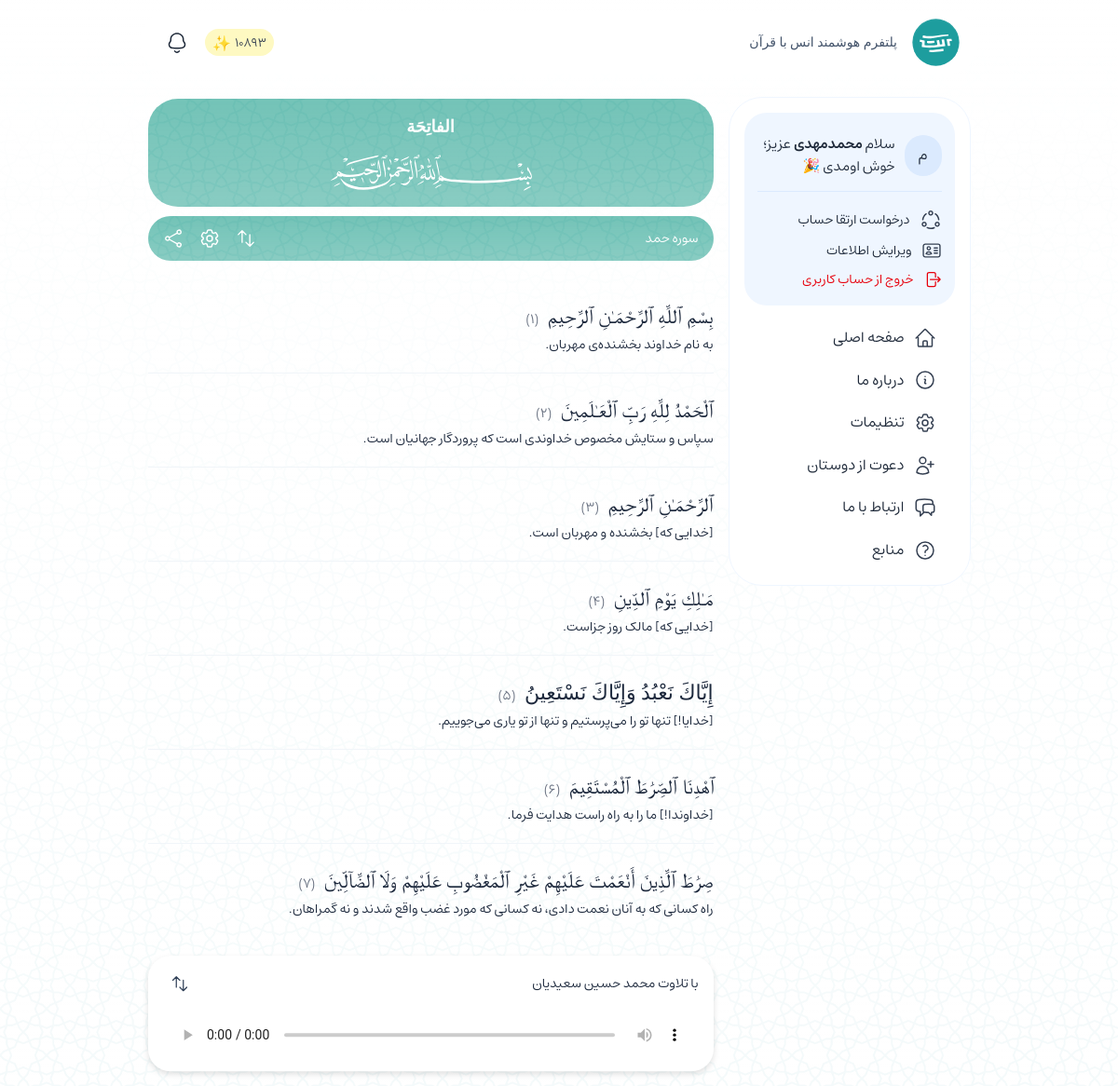
The page /surahs/1/ (signed in) on the database its author committed.
### authentication/models.py (models this page shows, shortened)
class CustomeUser(AbstractUser):
    ROLE_USERS = [
        ('admin', 'admin'),
        ('cultural_admin', 'cultural_admin'),
        ('student', 'student')
    ]
    EDUCATIONAL_LEVELS = [
        ('دیپلم', 'دیپلم'),
        ('فوق دیپلم', 'فوق دیپلم'),
        ('لیسانس', 'لیسانس'),
        ('فوق لیسانس', 'فوق لیسانس'),
        ('دکترا', 'دکترا'),
        ('سایر', 'سایر'),
    ]
    first_name = None
    last_name = None
    groups = None
    user_permissions = None
    date_joined = None
    last_login = None
    username = models.CharField(max_length=200, verbose_name='username')
    phone = models.CharField(max_length=11, verbose_name='phone', unique=True, error_messages={'unique': 'یک کاربر با این شماره وجود دارد.'})
    national_code = models.CharField(max_length=10, verbose_name='national code', unique=True, error_messages={'unique': 'این کدملی قبلاً استفاده شده است.'}, null=True, blank=True)
    student_code = models.CharField(max_length=14, verbose_name='student code', unique=True, error_messages={'unique': 'این شماره دانشجویی قبلاً استفاده شده است.'}, null=True, blank=True)
    field_student = models.CharField(max_length=50, verbose_name='field student', null=True, blank=True)
    educational_level = models.CharField(max_length=50, choices=EDUCATIONAL_LEVELS, verbose_name='educational level', null=True, blank=True)
    university_id = models.ForeignKey('panel.Universities', on_delete=models.CASCADE, verbose_name='university id', null=True, blank=True)
    role = models.CharField(max_length=50, choices=ROLE_USERS, default=ROLE_USERS[2], verbose_name='role')
    total_points = models.BigIntegerField(verbose_name='total_points', default=0, null=True, blank=True)
    bale_chat_id = models.CharField(max_length=30, verbose_name='bale_chat_id', unique=True, blank=True, null=True)
    created_at = models.CharField(max_length=50, default=JalaliDateTime.now().strftime('%Y-%m-%d %H:%M'), verbose_name='created at')
    USERNAME_FIELD = 'phone'
    REQUIRED_FIELDS = ['username', 'password']

### core/models.py (models this page shows, shortened)
class Surahs(models.Model):
    id = models.BigAutoField(auto_created=True, primary_key=True, serialize=False, verbose_name='ID')
    name_ar = models.CharField(max_length=100, verbose_name='name arabic')
    name_fa = models.CharField(max_length=100, verbose_name='name farsi')
    total_ayah = models.BigIntegerField(verbose_name='total ayah')
    reciter_name = models.CharField(max_length=200, verbose_name='reciter name', null=True, blank=True)
    audio_url = models.URLField(verbose_name='audio url', null=True, blank=True, unique=True)

class Ayahs(models.Model):
    id = models.BigAutoField(auto_created=True, primary_key=True, serialize=False, verbose_name='ID')
    surah_id = models.ForeignKey(Surahs, on_delete=models.CASCADE, verbose_name='surah id')
    ayah_number = models.BigIntegerField(verbose_name='ayah number')
    text_ar = FroalaField(verbose_name='text arabic')
    text_fa = FroalaField(verbose_name='text farsi')
    category_content_id = models.ForeignKey(CategoriesContent, on_delete=models.CASCADE, verbose_name='category content id', null=True, blank=True)

### core/views.py (the view)
# urls.py: path('surahs/<str:slug>/', view=views.surah_details, name='surah_details'),
def surah_details(request, slug):
    if get_object_or_404(Surahs, id=slug):
        return render(request, template_name='pages/content/surahs/details.html', context={'ayah_details': Ayahs.objects.filter(surah_id=slug).all(), 'surah_details': Surahs.objects.filter(id=slug).first()})

### templates/pages/content/surahs/details.html (shortened to what this page needs)
{% extends '../../../core/_base.html' %}
{% load static %}
{% block body %}
    {% include '../../../core/_navbar.html' %}
    {% include '../../../core/_sidebar.html' %}
    {% include './core/_details_content.html' %}
{% endblock body %}

### templates/core/_navbar.html (shortened to what this page needs)
{% load static %}
<nav class="bg-white rounded-full py-2 px-5 flex items-center justify-between gap-4 fixed top-3 w-[93%] min-[965px]:w-[75%] min-[1300px]:w-[70%]! min-[1400px]:w-[60%]! z-10 overflow-hidden transition-all">
    <ul class="flex items-center justify-between gap-2.5 w-full">
        <div class="flex items-center gap-4">
            <a href="/" title="پلتفرم هوشمند انس با قرآن" draggable="false">
                <img src="{% static 'assets/images/logo/SVG/icon_splash.svg' %}" alt="logo" class="size-12.75 max-[965px]:hidden" draggable="false">
            </a>
            <p class="max-[965px]:hidden text-sm text-slate-600 font-vazeh transition-all">پلتفرم هوشمند انس با قرآن</p>
        </div>
        {% if request.user.is_authenticated %}
            {% if request.user.is_superuser %}
                <button class="nav-btn-icon" title="اعلانات" onclick="modal('notificationsAdmin');" draggable="false">
                    <svg class="notify-icon size-10 p-2 rounded-full hover:bg-gray-50 cursor-pointer transition-all" fill="none" viewBox="0 0 24 24"><path fill="#1e2939" fill-rule="evenodd" d="M6.1 7.495c-.054.627-.054 1.27-.054 1.941a.75.75 0 0 1-.016.152 5.619 5.619 0 0 1-1.333 2.623 2.85 2.85 0 0 0-.446 1.377V13.803a2.853 2.853 0 0 0 .644 1.864 3.806 3.806 0 0 0 2.364 1.125h.009c3.142.338 6.312.338 9.454 0h.012a3.756 3.756 0 0 0 2.362-1.126c.44-.528.67-1.192.653-1.87v-.21a2.756 2.756 0 0 0-.445-1.365A5.704 5.704 0 0 1 17.97 9.59a.743.743 0 0 1-.014-.1c-.025-.348-.024-.695-.023-1.01V8.43c.002-.338.001-.64-.024-.933-.266-2.727-3.02-4.746-5.87-4.746h-.078c-2.852 0-5.603 2.02-5.86 4.745m-1.493-.138c.346-3.69 3.939-6.107 7.354-6.107h.078c3.416 0 7.006 2.416 7.363 6.105v.007c.033.372.033.74.031 1.072v.033c0 .31-.002.59.016.864a4.206 4.206 0 0 0 1.002 1.922.754.754 0 0 1 .067.085 4.255 4.255 0 0 1 .73 2.23v.2a4.317 4.317 0 0 1-1.05 2.917 5.255 5.255 0 0 1-3.321 1.6c-3.246.348-6.52.347-9.765 0a5.305 5.305 0 0 1-3.354-1.639 4.354 4.354 0 0 1-1.007-2.867v-.21a4.35 4.35 0 0 1 .727-2.234.753.753 0 0 1 .073-.094 4.122 4.122 0 0 0 .995-1.885c0-.638.002-1.318.06-1.994l.001-.005M9.087 20.265a.75.75 0 0 1 1.054.12 2.338 2.338 0 0 0 3.242.38l.012-.01c.145-.108.275-.234.388-.373a.75.75 0 1 1 1.168.94c-.19.237-.41.449-.654.631a3.839 3.839 0 0 1-5.329-.634.75.75 0 0 1 .12-1.054" clip-rule="evenodd"></path></svg>
                </button>
            {% else %}
                <span class="flex items-center gap-1 min-[965px]:gap-2.5 transition-all">
                    <div class="hidden min-[956px]:flex">
                        {% if request.user.role == 'cultural_admin' %}
                            <a href="/panel" class="flex items-center gap-1" title="امتیاز دانشگاه شما" draggable="false">
                                <li class="bg-yellow-100 rounded-full px-2 pt-1 flex items-center max-[965px]:text-[13px] transition-all"><span class="ml-1 text-[13px] text-gray-700">{{ total_points_uni }}</span> ✨</li>
                            </a>
                        {% elif request.user.university_id and request.user.role == 'student' %}
                            <a href="/challenge" class="flex items-center gap-1" title="امتیاز شما" draggable="false">
                                <li class="bg-yellow-100 rounded-full px-2 pt-1 flex items-center max-[965px]:text-[13px] transition-all"><span class="ml-1 text-[13px] text-gray-700">{{ request.user.total_points }}</span> ✨</li>
                            </a>
                        {% endif %}
                    </div>
                    <button class="nav-btn-icon" title="اعلانات" onclick="modal('notifications');" draggable="false">
                    </button>
                </span>
            {% endif %}
        {% endif %}
    </ul>
</nav>

### templates/core/_sidebar.html (shortened to what this page needs)
{% load static %}
<div class="overlay-nav max-[965px]:bg-black/60 max-[965px]:fixed max-[965px]:inset-0 max-[965px]:w-full max-[965px]:h-full max-[965px]:hidden max-[965px]:z-10 transition-all" id="navOverlay">
    <div class="nav flex flex-col gap-1 p-4 h-fit w-65 max-[965px]:h-full! max-[965px]:w-75 min-[965px]:mt-26 bg-white border max-[965px]:border-none border-blue-50 min-[965px]:rounded-[36px] z-50 min-[965px]:z-0 min-[965px]:sticky min-[965px]:top-26 min-[965px]:mb-2.5 text-gray-800 overflow-auto transition-all" id="nav">
        <div class="w-full flex flex-col gap-1">
            {% if request.user.is_authenticated %}
                {% if request.user.username|lower|slice:1 == "a" or request.user.username|lower|slice:1 == "b" or request.user.username|lower|slice:1 == "c" or request.user.username|lower|slice:1 == "d" or request.user.username|slice:1 == "ا" or request.user.username|slice:1 == "آ" or request.user.username|slice:1 == "ب" or request.user.username|slice:1 == "پ" or request.user.username|slice:1 == "ت" or request.user.username|slice:1 == "م" %}
                    <div class="w-full flex flex-col gap-2 p-3.5 mb-2.5 bg-blue-50 rounded-3xl">
                        <a href="/panel" draggable="false">
                            <div class="flex items-center gap-2.5">
                                <li class="w-10 h-11 px-2 bg-blue-100 rounded-full flex items-center justify-center list-none">{{ request.user.username | slice:1 }}</li>
                                <div class="flex flex-col gap-1.5">
                                    <p class="text-[15px]">سلام <span class="font-semibold">{{ request.user.username | truncatechars:16 }}</span> عزیز<span class="max-[965px]:hidden">؛ خوش اومدی 🎉</span></p>
                                </div>
                            </div>
                        </a>
                        <hr class="border-blue-100 my-1.5 w-full">
                        <div class="flex flex-col gap-2.5 text-sm py-1 h-auto max-h-50 overflow-y-auto">
                            {% if request.user.role == 'admin' %}
                                <a href="/panel" class="flex items-center gap-2.5" draggable="false">
                                    <svg class="size-5.5 text-gray-700" xmlns="http://www.w3.org/2000/svg" width="20" height="20" viewBox="0 0 20 20" fill="currentColor"><path d="M7.946 14.028a1.974 1.974 0 1 0-3.948 0 1.974 1.974 0 0 0 3.948 0m8.055 0a1.974 1.974 0 1 0-3.947 0 1.974 1.974 0 0 0 3.947 0M7.946 5.972a1.974 1.974 0 1 0-3.948 0 1.974 1.974 0 0 0 3.948 0m8.055 0a1.974 1.974 0 1 0-3.947 0 1.974 1.974 0 0 0 3.947 0m-6.725 8.056a3.304 3.304 0 1 1-6.608 0 3.304 3.304 0 0 1 6.608 0m8.055 0a3.304 3.304 0 1 1-6.607 0 3.304 3.304 0 0 1 6.607 0M9.276 5.972a3.304 3.304 0 1 1-6.608 0 3.304 3.304 0 0 1 6.608 0m8.055 0a3.304 3.304 0 1 1-6.607 0 3.304 3.304 0 0 1 6.607 0"></path></svg>
                                    <span>پنل مدیریت (مدیرکل)</span>
                                </a>
                                <a href="/manage" class="flex items-center gap-2.5" draggable="false">
                                    <svg class="size-5.5 text-gray-700" xmlns="http://www.w3.org/2000/svg" width="20" height="20" viewBox="0 0 20 20" fill="currentColor"><path d="M16.26 7.438 10.666 10.4v6.446l5.129-2.961.104-.07a.93.93 0 0 0 .363-.74zM10.469 3.04a.94.94 0 0 0-.823-.055l-.112.055-5.207 3.005 5.684 3.197 5.838-3.09-.054-.037zM3.739 13.075c0 .334.178.643.467.81l5.129 2.96v-6.456L3.739 7.24zm13.852 0c0 .759-.38 1.464-1.004 1.882l-.128.08-5.326 3.074A2.27 2.27 0 0 1 9 18.183l-.133-.072-5.327-3.075a2.26 2.26 0 0 1-1.132-1.96V6.924c0-.809.432-1.557 1.132-1.961l5.327-3.075.133-.072a2.27 2.27 0 0 1 2.132.072l5.326 3.075.128.079a2.26 2.26 0 0 1 1.004 1.882z"></path></svg>
                                    <span>مدیریت سیستمی</span>
                                </a>
                                <a href="/signout" class="flex items-center gap-2.5 text-red-600" draggable="false">
                                    <svg xmlns="http://www.w3.org/2000/svg" fill="none" viewBox="0 0 24 24" stroke-width="1.5" stroke="currentColor" class="size-5 text-red-600">
                                        <path stroke-linecap="round" stroke-linejoin="round" d="M15.75 9V5.25A2.25 2.25 0 0 0 13.5 3h-6a2.25 2.25 0 0 0-2.25 2.25v13.5A2.25 2.25 0 0 0 7.5 21h6a2.25 2.25 0 0 0 2.25-2.25V15m3 0 3-3m0 0-3-3m3 3H9" />
                                    </svg>
                                    <span>خروج از حساب کاربری</span>
                                </a>
                            {% else %}
                                <a href="javascript:modal('upgradeAccountRequest');" class="flex items-center gap-2.5" draggable="false">
                                    <span>درخواست ارتقا حساب</span>
                                </a>
                                <a href="javascript:modal('profileEdit');" class="flex items-center gap-2.5" draggable="false">
                                    <span>ویرایش اطلاعات</span>
                                </a>
                                <a href="/signout" class="flex items-center gap-2.5 text-red-600" draggable="false">
                                    <span>خروج از حساب کاربری</span>
                                </a>
                            {% endif %}
                        </div>
                    </div>
                {% endif %}
            {% endif %}
        </div>
        {% include 'core/_nav_items.html' %}
    </div>
</div>

### templates/pages/content/surahs/core/_details_content.html (shortened to what this page needs)
{% load static %}
<div class="surah-details content-nav-minimize flex flex-col gap-2.5 pt-4 w-full min-[965px]:w-[calc(93%-230px)] min-[1300px]:w-[calc(100%-230px)] mt-22.5 max-[965px]:mt-18.75 rounded-[36px] transition-all" id="surahDetails">
    <div class="bg-surah-details-intro text-white rounded-4xl p-4 flex flex-col items-center justify-center gap-2.5 text-center">
        <p class="font-nabi text-[18px] font-semibold">{{ surah_details.name_ar }}</p>
    </div>
    <div class="bg-surah-details-toolbox backdrop-blur-[3px] text-white rounded-full py-3 px-4 mb-2.5 flex items-center justify-between gap-2.5 sticky top-20 min-[965px]:top-21 transition-all">
        <p class="text-sm">سوره <span>{{ surah_details.name_fa }}</span></p>
        <div class="flex items-center gap-4">
            <button class="cursor-pointer" onclick="autoMove('start');" title="حرکت خودکار" id="autoMoveBtn">
                <svg xmlns="http://www.w3.org/2000/svg" fill="none" viewBox="0 0 24 24" stroke-width="1.5" stroke="currentColor" class="size-5.5 transition-all">
                    <path stroke-linecap="round" stroke-linejoin="round" d="M3 7.5 7.5 3m0 0L12 7.5M7.5 3v13.5m13.5 0L16.5 21m0 0L12 16.5m4.5 4.5V7.5" />
                </svg>
            </button>
            <button class="cursor-pointer" onclick="modal('settingsQuran');" title="تنظیمات">
            </button>
            <button class="cursor-pointer" onclick="dataShare('مطالعه سوره {{ surah_details.name_fa }}', '', '');" title="اشتراک گذاری">
            </button>
        </div>
    </div>
    <div class="text-slate-800 mb-2.5 flex flex-col">
        {% for item in ayah_details %}
            <div class="surah-details-content border-b border-slate-100 py-5 transition-all" id="ayah-{{ item.ayah_number }}">
                <p class="font-indopak text-[1.375rem] leading-10! surah-details-text-effect-ar">{{ item.text_ar }} <span class="font-estedad text-sm text-gray-500 pr-1">({{ item.ayah_number }})</span></p>
                <p class="font-estedad text-sm surah-details-text-effect-fa">{{ item.text_fa }}</p>
            </div>
        {% endfor %}
    </div>
    {% if surah_details.audio_url == null or surah_details.audio_url == '' %}
    {% else %}
        <div class="surah-details-soundbox flex flex-col gap-2.5 w-full py-3 px-4 mt-4 rounded-3xl sticky left-0 right-0 bottom-4 bg-white drop-shadow-md" id="surahDetailsSoundbox">
            <div class="flex items-center justify-between gap-2.5">
                <p class="text-[13px] min-[965px]:text-sm text-slate-800 transition-all">با تلاوت <span>{{ surah_details.reciter_name }}</span></p>
                <button class="cursor-pointer" onclick="soundboxMinimize(0);">
                </button>
            </div>
            <audio src="{{ surah_details.audio_url }}" controls class="w-full"></audio>
        </div>
    {% endif %}
</div>

### rows shown on the page
CustomeUser: user.total_points "10893", user.username "م", user.username "محمدمهدی"
Surahs: name_ar "الفاتِحَة", name_fa "حمد", reciter_name "محمد حسین سعیدیان"
Ayahs: text_ar "بِسْمِ ٱللَّهِ ٱلرَّحْمَـٰنِ ٱلرَّحِيمِ", ayah_number "1", text_fa "به نام خداوند بخشنده‌ی مهربان."
Ayahs: text_ar "ٱلْحَمْدُ لِلَّهِ رَبِّ ٱلْعَـٰلَمِينَ", ayah_number "2", text_fa "سپاس و ستایش مخصوص خداوندی است که پروردگار جهانیان است."
Ayahs: text_ar "ٱلرَّحْمَـٰنِ ٱلرَّحِيمِ", ayah_number "3", text_fa "[خدایی که] بخشنده و مهربان است."
Ayahs: text_ar "مَـٰلِكِ يَوْمِ ٱلدِّينِ", ayah_number "4", text_fa "[خدایی که] مالک روز جزاست."
Ayahs: text_ar "إِيَّاكَ نَعْبُدُ وَإِيَّاكَ نَسْتَعِينُ", ayah_number "5", text_fa "[خدایا!] تنها تو را می‌پرستیم و تنها از تو یاری می‌جوییم."
Ayahs: text_ar "ٱهْدِنَا ٱلصِّرَٰطَ ٱلْمُسْتَقِيمَ", ayah_number "6", text_fa "[خداوندا!] ما را به راه راست هدایت فرما."
Ayahs: text_ar "صِرَٰطَ ٱلَّذِينَ أَنْعَمْتَ عَلَيْهِمْ غَيْرِ ٱلْمَغْضُوبِ عَلَيْهِمْ وَلَا ٱلضَّآلِّينَ", ayah_number "7", text_fa "راه کسانی که به آنان نعمت دادی، نه کسانی که مورد غضب واقع شدند و نه گمراهان."
